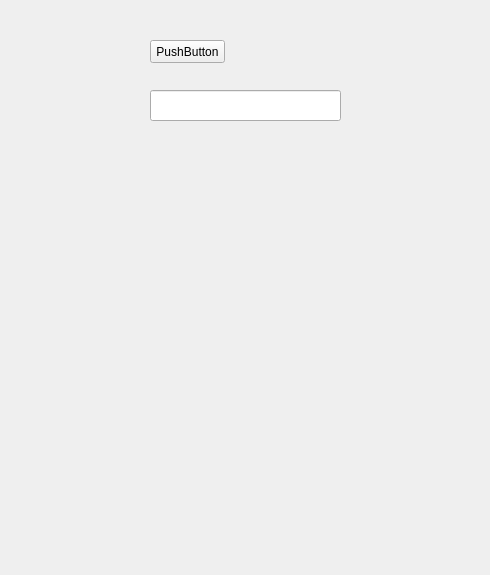
<?xml version="1.0" encoding="UTF-8"?>
<ui version="4.0">
 <class>DropperClass</class>
 <widget class="QWidget" name="DropperClass">
  <property name="geometry">
   <rect>
    <x>0</x>
    <y>0</y>
    <width>490</width>
    <height>575</height>
   </rect>
  </property>
  <property name="windowTitle">
   <string>Dropper</string>
  </property>
  <widget class="GradientSlider" name="test_2" native="true">
   <property name="geometry">
    <rect>
     <x>20</x>
     <y>20</y>
     <width>81</width>
     <height>471</height>
    </rect>
   </property>
  </widget>
  <widget class="QPushButton" name="btn">
   <property name="geometry">
    <rect>
     <x>150</x>
     <y>40</y>
     <width>75</width>
     <height>23</height>
    </rect>
   </property>
   <property name="text">
    <string>PushButton</string>
   </property>
  </widget>
  <widget class="QLineEdit" name="edit">
   <property name="geometry">
    <rect>
     <x>150</x>
     <y>90</y>
     <width>191</width>
     <height>31</height>
    </rect>
   </property>
  </widget>
 </widget>
 <layoutdefault spacing="6" margin="11"/>
 <customwidgets>
  <customwidget>
   <class>GradientSlider</class>
   <extends>QWidget</extends>
   <header>ColorPicker/GradientSlider.h</header>
   <container>1</container>
  </customwidget>
 </customwidgets>
 <resources>
  <include location="dropper.qrc"/>
 </resources>
 <connections/>
</ui>
